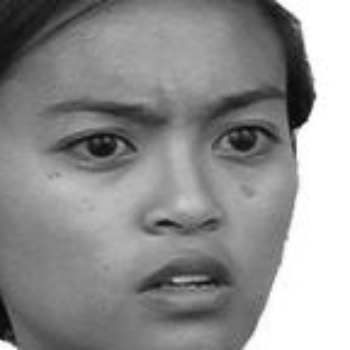
#> input picture data/gender/female/276.jpg, 350 x 350 px, found by its file name
$ python gender_test.py   (older library calls are emulated)
#> lines starting #> are read from the running program, lines starting #| are printed output that depends on the picture; pictures that were not available may be replaced by others from this repository, and a replacement may not be noted
### src/PCA.py
#!/usr/bin/env python
# coding:utf-8
# ------Author:Chenxi Li--------
import os
import operator
from numpy import *
import matplotlib.pyplot as plt
import cv2
import scipy
import scipy.misc
from src.LDA import *

def pca(data,k):
    data = float32(mat(data))
    # Get the row and col value of the data
    row,col = data.shape
    # Calculate the mean value of each column
    col_mean = mean(data,0)
    # expend the total mean (by using numpy function tile)
    real_mean = tile(col_mean,(row,1))
    # PCA first step: Data - mean
    real_data = data - real_mean

    # 1. Calculate the Grim matrix
    Cov_Matrix = real_data * real_data.T
    # 2. Calculate the eigenvector and eigenvalue of the covariance matrix
    Value, Vector = linalg.eig(Cov_Matrix)
    # 3. Select the most significant k eigenvectors
    Real_Vector = Vector[:, 0:k]
    Real_Vector = real_data.T * Real_Vector
    # Normalize selected eigenvector
    for i in range(k):
        L = linalg.norm(Real_Vector[:, i])
        Real_Vector[:, i] = Real_Vector[:, i] / L
    new_data = real_data * Real_Vector
    #reconMat = (new_data * Real_Vector.T) + real_mean
    return new_data, Real_Vector, real_mean

def img2vector(filename):
    # Convert image to grayscale
    img = cv2.imread(filename,0)
#> img is the input picture: shape (350, 350); min 4, max 255, mean 144.2
    # Get the row and col value of the image
    row,col = img.shape
#> row = 350; col = 350
    # Convert the image to vector
    imgVector = reshape(img,(1,row*col))
    return imgVector

def loadData(k, gender):
    print("--Starting Load the Data Set---")

    dataDir = "/Users/ChenxiLi/Desktop/Face_Recognition_Project/data/gender/" + gender
    files = os.listdir(dataDir)
    trained_data = zeros((k, 350*350))
    count = 0
    for file in files:
        if not os.path.isdir(file):
            if file.endswith(".jpg"):
                img_vector = img2vector(dataDir+"/"+file)
                trained_data[count, :] = img_vector
                count = count + 1
    print("--Data Pre-processing Done!--")
    return trained_data, count

def start_lda():
    trained_data = loadData(227, "male")[0]
    trained_data2 = loadData(227, "female")[0]
    all_data = np.vstack((trained_data, trained_data2))
    eig_v= pca(all_data, 225)[1]
#> the answer given: y
    return eig_v

### CNN_gender/face_detection.py
import cv2
import numpy as np
faceCascade = cv2.CascadeClassifier('models/haarcascade_frontalface_alt.xml')

def find_faces(image):
    coordinates = locate_faces(image)
    cropped_faces = [image[y:y + h, x:x + w] for (x, y, w, h) in coordinates]
    normalized_faces = [normalize_face(face) for face in cropped_faces]
    return zip(normalized_faces, coordinates)

def normalize_face(face):
    # [4 lines of commented-out code are left out]
    face = cv2.cvtColor(face, cv2.COLOR_BGR2GRAY)
    im = cv2.resize(face, (64, 64))
    im.reshape((64, 64))
    batch = np.expand_dims(im, axis=0)
    batch = np.expand_dims(batch, axis=3)
    return batch


def locate_faces(image):
    faces = faceCascade.detectMultiScale(
        image,
        scaleFactor=1.1,
        minNeighbors=15,
        minSize=(70, 70)
    )

    return faces

### src/gender_test.py
#!/usr/bin/env python
# coding:utf-8
# ------Author:Chenxi Li--------
import cv2
import numpy as np
import os.path

from cv2 import WINDOW_NORMAL
from face_detection import find_faces
from src.PCA import *
from src.LDA import *

ESC = 27

def start_webcam(eig_v, window_size, window_name='live', update_time=50):
#> called with eig_v = array of shape (122500, 225), window_size = (1280, 720), update_time = 15
    cv2.namedWindow(window_name, WINDOW_NORMAL)
    if window_size:
        width, height = window_size
        cv2.resizeWindow(window_name, width, height)

    video_feed = cv2.VideoCapture(0)
    video_feed.set(3, width)
    video_feed.set(4, height)
    read_value, webcam_image = video_feed.read()
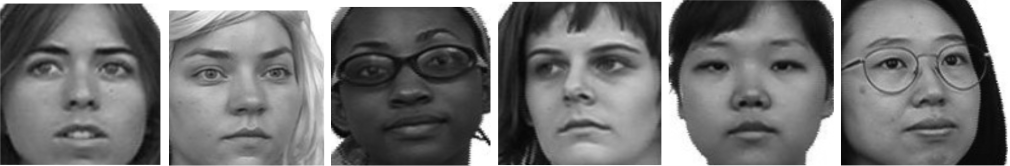
#> input picture images/Picture2.png, 2020 x 332 px, given in place of the camera (shown at 1/2 size)
#> webcam_image is the input picture: shape (332, 2020, 3); min 2, max 255, mean 116.6

    delay = 0
    init = True
    while read_value:
        read_value, webcam_image = video_feed.read()
        for normalized_face, (x, y, w, h) in find_faces(webcam_image):
#> in find_faces, `cropped_faces = [image[y:y + h, x:x + w] for (x, y, w, h) in coordinat..`: cropped_faces = 5 items
#> in normalize_face, `face = cv2.cvtColor(face, cv2.COLOR_BGR2GRAY)`:
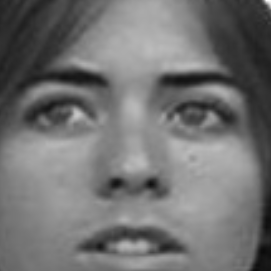
#> face: shape (271, 271); min 10, max 251, mean 114.1
#> in normalize_face (call 2), `face = cv2.cvtColor(face, cv2.COLOR_BGR2GRAY)`:
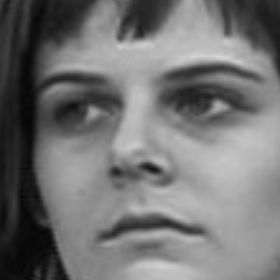
#> face: shape (280, 280); min 5, max 214, mean 114.9
          if init or delay == 0:
            init = False
            imgVector = reshape(normalized_face, (1, 350 * 350))
            test = imgVector * eig_v
            testMale = np.load("./trained_result/225/male.npy")
            testFemale = np.load("./trained_result/225/female.npy")
            w = np.load("./trained_result/225/lda_vector.npy")
            gender_prediction = fitLDA(test, w, testMale, testFemale)
          if (gender_prediction == 0):
              #cv2.rectangle(webcam_image, (x,y), (x+w, y+h), (0,0,255), 2)
            cv2.putText(webcam_image, "male",
                          (x, y - 10), cv2.FONT_HERSHEY_SIMPLEX, 1.5,
                          (255, 0, 0), 2)
          else:
            cv2.putText(webcam_image, "female",
                      (x, y - 10), cv2.FONT_HERSHEY_SIMPLEX, 1.5,
                        (0, 0, 255), 2)
#> this loop made 1 pass
#> after the loop, init = False
        delay += 1
        delay %= 20
        cv2.imshow(window_name, webcam_image)
        key = cv2.waitKey(update_time)
        if key == ESC:
            break

def analyze_picture(eig_v, path, window_size, window_name='static'):
    cv2.namedWindow(window_name, WINDOW_NORMAL)
    cv2.namedWindow(window_name, WINDOW_NORMAL)
    if window_size:
        width, height = window_size
        cv2.resizeWindow(window_name, width, height)

    image = cv2.imread(path, 1)
    for normalized_face, (x, y, w, h) in find_faces(image):
        imgVector = reshape(normalized_face, (1, 350 * 350))
        eig_v = start_lda()
        test = imgVector * eig_v
        testMale = np.load("./trained_result/225/male.npy")
        testFemale = np.load("./trained_result/225/female.npy")
        w = np.load("./trained_result/225/lda_vector.npy")
        gender_prediction = fitLDA(test, w, testMale, testFemale)
        if (gender_prediction == 0):
            #cv2.rectangle(image, (x,y), (x+w, y+h), (0,0,255), 2)
            cv2.putText(image, "male", (x, y - 10),
                        cv2.FONT_HERSHEY_SIMPLEX, 1, (255, 0, 0), 2)
        else:
           # cv2.rectangle(image, (x,y), (x+w, y+h), (255,0,0), 2)
            cv2.putText(image, "female", (x, y - 10),
                        cv2.FONT_HERSHEY_SIMPLEX, 1, (0, 0, 255), 2)
    cv2.imshow(window_name, image)
    key = cv2.waitKey(0)
    if key == ESC:
        cv2.destroyWindow(window_name)

if __name__ == '__main__':
    eig_v = start_lda()
    choice = input("Welcome to 18794 Gender Detection, Use Camera?(y/n) ").lower()
    if (choice == 'y'):
        window_name = "18794 Final Project Gender Cam (press ESC to exit)"
#> (the run stopped early here; a loop or call above may not have finished)
